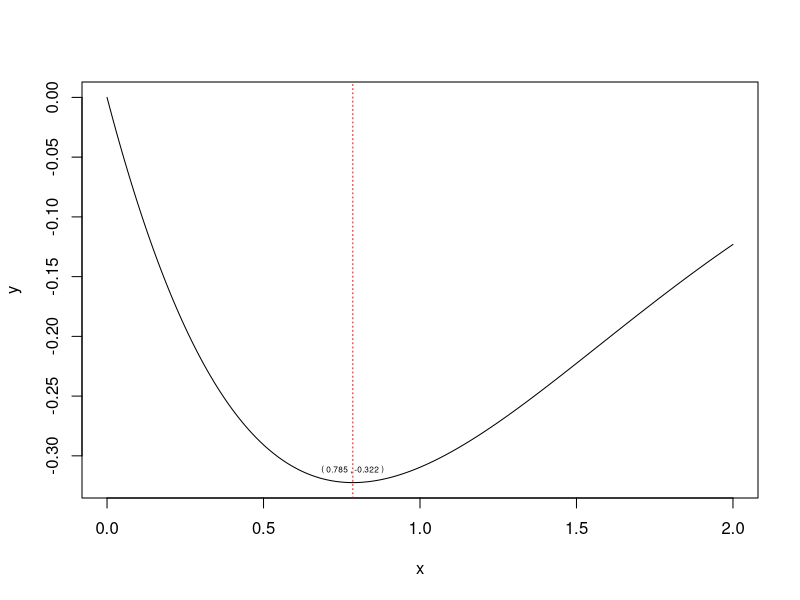

R code for this plot:
## ---- chunk 1
knitr::opts_chunk$set(echo = TRUE)
## ---- chunk 2
df = function(x){
  return(-exp(-x)*sin(x))
}

golden.section.search = function(f, lower.bound, upper.bound, tolerance)
{
   golden.ratio = 2/(sqrt(5) + 1)

   ### Use the golden ratio to set the initial test points
   x1 = upper.bound - golden.ratio*(upper.bound - lower.bound)
   x2 = upper.bound - golden.ratio^2*(upper.bound - lower.bound)

   ### Evaluate the function at the test points
   f1 = f(x1)
   f2 = f(x2)

   iteration = 0
   
   res = NULL

   while (abs(upper.bound - lower.bound) > tolerance)
   {
      iteration = iteration + 1

      if (f2 > f1)
      {
         ### Set the new upper bound
         upper.bound = x2
         x2 = x1
         f2 = f1

         x1 = upper.bound - golden.ratio*(upper.bound - lower.bound)
         f1 = f(x1)
      } 
      else 
      {
         lower.bound = x1
         x1 = x2
         f1 = f2
         x2 = upper.bound - golden.ratio^2*(upper.bound - lower.bound)
         f2 = f(x2)
      }
      res = rbind(res, c(iteration, f1, f2, lower.bound, upper.bound, x1, x2))
   }
   cat('', '\n')
   cat('Final Lower Bound =', round(lower.bound,3), '\n')
   cat('Final Upper Bound =', round(upper.bound,3), '\n')
   estimated.minimizer = round((lower.bound + upper.bound)/2,3)
   cat('Estimated Minimizer =', round(estimated.minimizer,3), '\n')
   estimated.minimum = f(round(estimated.minimizer,3))
   cat('Estimated Minimum =', round(estimated.minimum,3), '\n')
   colnames(res) = c("Iteration","f1","f2","New Lower Bound","New Upper Bound","New Lower Test Point","New Upper Test Point")
   return(res)
}

golden.section.search(df, 0, 1.5, 1e-5)
## ---- chunk 3
x = seq(0,2,0.01)
y = -exp(-x)*sin(x)
plot(x,y, 'l')
abline(v = 0.7854006, lty = 3, col="red")
text(0.7854006,-0.3223969,paste("(",0.785,",",-0.322,")"),pos=3,cex=0.5)
## ---- chunk 4
# Function to compute the loglikelihood, the gradient, and hessian matrix
poissonstuff <- function(dat, betavec) {
  u <- betavec[1] + betavec[2] * dat$x
  # lambda
  lambda <- exp(u)
  loglik <- sum(dat$y * u - lambda - log(factorial(dat$y)))
  grad <- c(sum(dat$y - lambda), sum(dat$x * (dat$y - lambda)))
# gradient at betavec 
  Hess <- - matrix(c(sum(lambda),
                    rep(sum(dat$x * lambda),2),
                    sum(dat$x^2 * lambda)), ncol=2)
# Hessian at betavec
  return(list(loglik = loglik, grad = grad, Hess = Hess))
}
## ---- chunk 5
# Newton Raphson function
NewtonRaphson <- function(dat, func, start, tol=1e-10, maxiter = 20000) {
  i <- 0
  cur <- start
  stuff <- func(dat, cur)
  res <- c(0, stuff$loglik, cur)
  prevloglik <- -Inf      # To make sure it iterates
  
  while(i < maxiter && abs(stuff$loglik - prevloglik) > tol)
    {
    i <- i + 1
    prevloglik <- stuff$loglik
    prev <- cur
    cur <- prev - solve(stuff$Hess) %*% stuff$grad
    prevstuff<- stuff
    stuff <- func(dat, cur)        # log-lik, gradient, Hessian
    gamma <- 0.01
    # ensure that the direction of the step is an ascent direction
    while(max(eigen(stuff$Hess)$value) > 0){
      
      stuff$Hess <- stuff$Hess - diag(2) * gamma
      gamma <- gamma + 0.01
    }
    
    # step-halving
    if (stuff$loglik > prevloglik)
    {
        res <- rbind(res, c(i, stuff$loglik, cur))# Add current values to results matrix
    }
    else 
    {
      lambda <- 1
      
      while (stuff$loglik < prevloglik) {
        lambda <- lambda / 2 # step-halving
        cur <- prev - lambda * solve(prevstuff$Hess) %*% prevstuff$grad
        stuff <- func(dat, cur)        # log-lik, gradient, Hessian
      }
        res <- rbind(res, c(i, stuff$loglik, cur))# Add current values to results matrix
    }
    }
  return(res)
}

## ---- chunk 6
# data generation
set.seed(123)
# generate some data 
n <- 70
truebeta <- c(1, -2) # true beta
x <- rnorm(n)
lambda <- exp(truebeta[1] + truebeta[2] * x)
y <- rpois(n, lambda)

NewtonRaphson(list(x=x,y=y), poissonstuff,c(0, 0)) # start point (0,0)
## ---- chunk 7
# N=(Na,Nb,Nab,No)
# p=(pa,pb,po)
emstep <- function(N,p) {
  #E-step
  Naa <- N[1] * p[1]^2 / (p[1]^2 + 2 * p[1] * p[3])
  Nao <- N[1] * 2 * p[1] * p[3] / (p[1]^2 + 2 * p[1] * p[3])
  Nbb <- N[2] * p[2]^2 / (p[2]^2 + 2 * p[2] * p[3])
  Nbo <- N[2] * 2 * p[2] * p[3] / (p[2]^2 + 2 * p[2] * p[3])
  #M-step
  n <- sum(N)
  p[1] = (2 * Naa + Nao + N[3]) / (2 * n)
  p[2] = (2 * Nbb + Nbo + N[3]) / (2 * n)
  p[3] = (Nao + Nbo + 2 * N[4]) / (2 * n)
  p
  return(p)
}

EMmix <- function(N, p, nreps = 15) {
i <- 0
res <- c(0, p)
while(i < nreps) {
i <- i + 1
p <- emstep(N,p)
res <- rbind(res, c(i,p))
}
return(rbind(res))
}

#Data
N <- c(26,27,7,42)
#Starting value
p <- c(1,1,1) / 3


EMmix(N,p)
